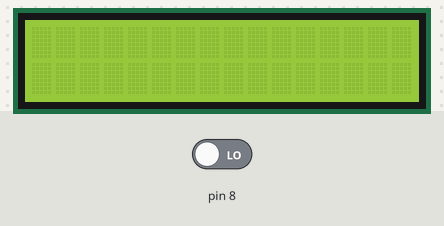
Recording of a sketch running on a simulated Arduino Uno, built with avr-gcc and run on an emulated ATmega328P. On the bench: 16×2 character LCD. Inputs (shaded band) come from the test bench; at power-on: pin 8 LOW.

Above: at 1.2 s.
1.3 s: pin 8 driven HIGH
At 2.7 s:
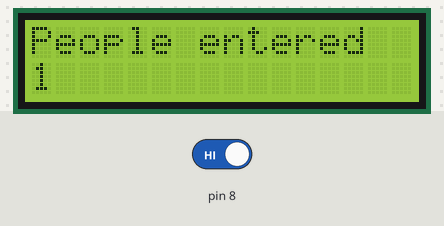
At 5.1 s:
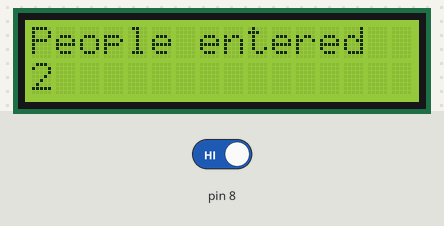
Timing chart, 0 to 6.6 s (numbered marks = the images above; inputs shaded):
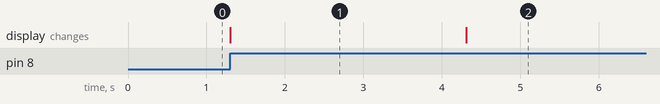

Measured:
- after the input at 1.3 s, the display: changes at once (image 1)
- what the display in image 1 shows lasts 3.0 s, from 1.3 s to 4.3 s

The sketch:

infrared_object_counter1.ino
```cpp
// included the library Crystal library to control LCD display using Arduino
#include <LiquidCrystal.h>
// declare a variable for storing the count of people and initialize it as zero
int count =0;
// initializing the pins of Arduino to which LCD is connected
LiquidCrystal lcd(12, 11, 5, 4, 3, 2);

void setup()
{
  // setup the no. of rows and columns of LCD
  lcd.begin(16, 2);
  // initializing the pin to which the PIR sensor is connected as input
  pinMode(8, INPUT);

}

void loop()
{
  if (digitalRead (8)==1)
  {
    // clear the LCD display
    lcd.clear();
    // print "People Entered" on first row of LCD display
    lcd.print("People entered");
    // to change the cursor from first row to second row
    lcd.setCursor(0,1);
    // since the sensor marked HIGH increase the count by one
    count +=1;
    // print the value on variable count on second row
    lcd.print(count);
    // delay to give time to the people to pass through the entry
    delay (3000);

  }
}
```
